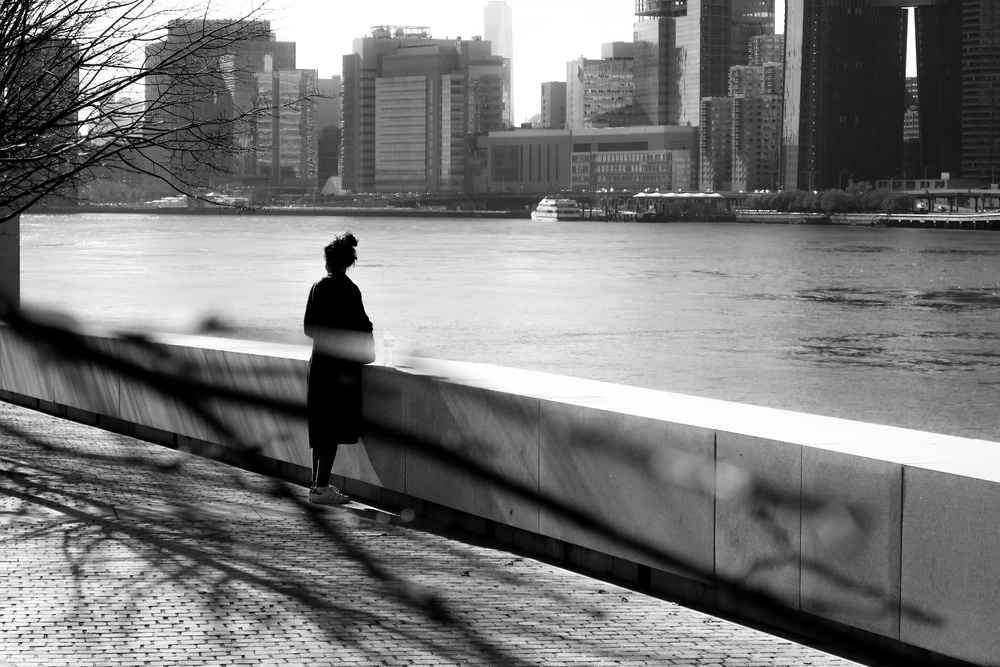
#> input picture Резкость/my_photo.jpg, 1000 x 667 px, shrunk from 5472 x 3648 before the run, found by its file name
$ python Sharpness.py   (older library calls are emulated)
#> lines starting #> are read from the running program, lines starting #| are printed output that depends on the picture; long printed decimals are rounded
# КОД ДЛЯ ОЦЕНКИ РЕЗКОСТИ с помощью оператора Лапласа. OpenCV
import cv2
import numpy as np
from inspect import getsourcefile
import os

def estimate_sharpness(image_path):
    # Загрузка изображения в оттенках серого
#> called with image_path = 'C:\\my_photo.jpg'
    image = cv2.imread(image_path, cv2.IMREAD_GRAYSCALE)
#> image is the input picture: shape (667, 1000); min 0, max 255, mean 120.8
    if image is None:
        raise ValueError("Изображение не загружено. Проверьте путь.")

    # Применение оператора Лапласа и вычисление дисперсии
    laplacian = cv2.Laplacian(image, cv2.CV_64F)
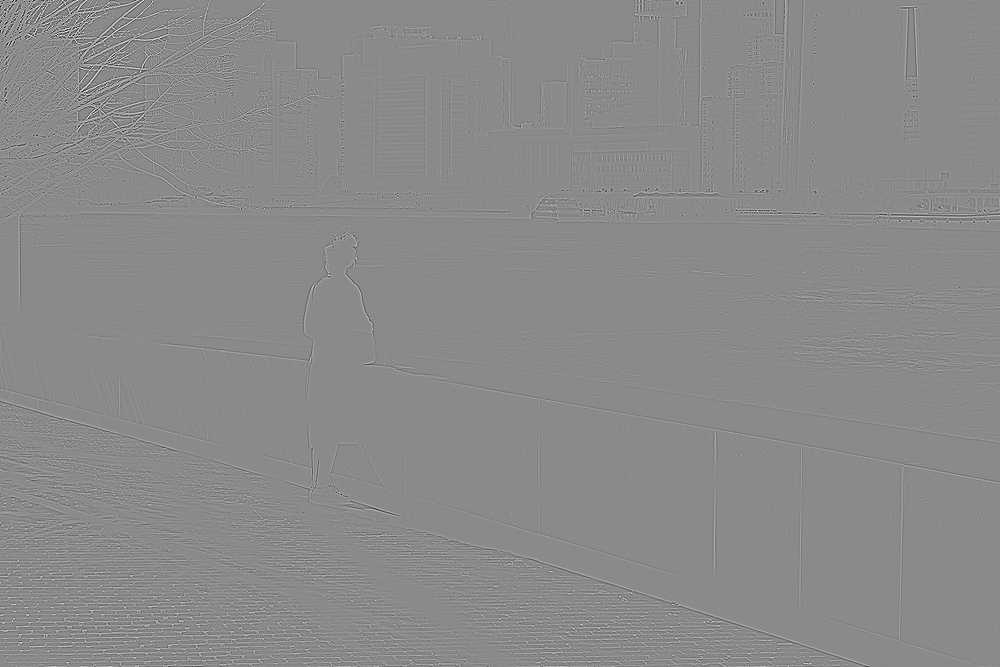
#> laplacian: shape (667, 1000) float64; min -647, max 544, mean 0; drawn with min black and max white
    sharpness = laplacian.var()
#> sharpness = 1891.2

    return sharpness
###
# Пример использования
#image_path = os.path.join(os.path.dirname(__file__), 'my_photo.jpg')
image_path = 'C:\my_photo.jpg'
sharpness_score = estimate_sharpness(image_path)
#> sharpness_score = 1891.2
print(f"Оценка резкости: {sharpness_score}")
#| Оценка резкости: 1891.250

# Интерпретация результата (эмпирические значения)
if sharpness_score < 50:
    print("Изображение размытое.")
elif 50 <= sharpness_score < 150:
    print("Изображение средней резкости.")
else:
    print("Изображение очень резкое.")
